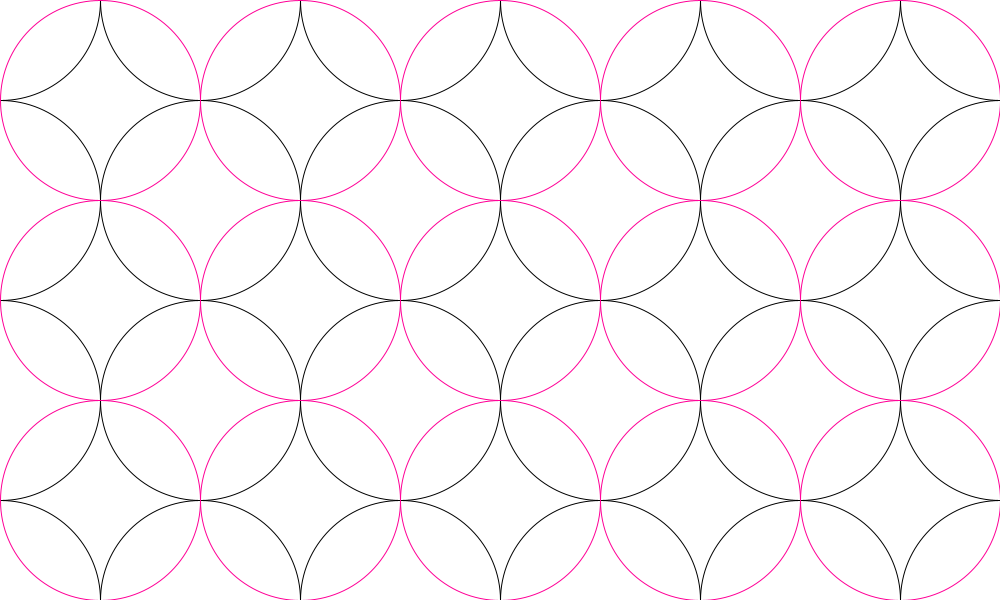
Frame 1 (no input)
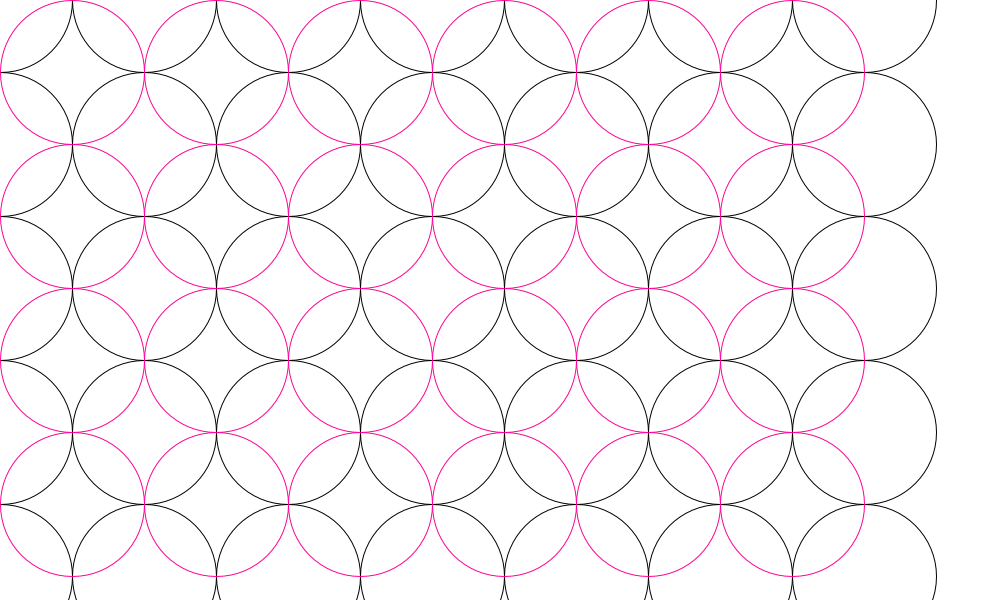
Frame 60 (the mouse pressed at the canvas centre just before this capture)
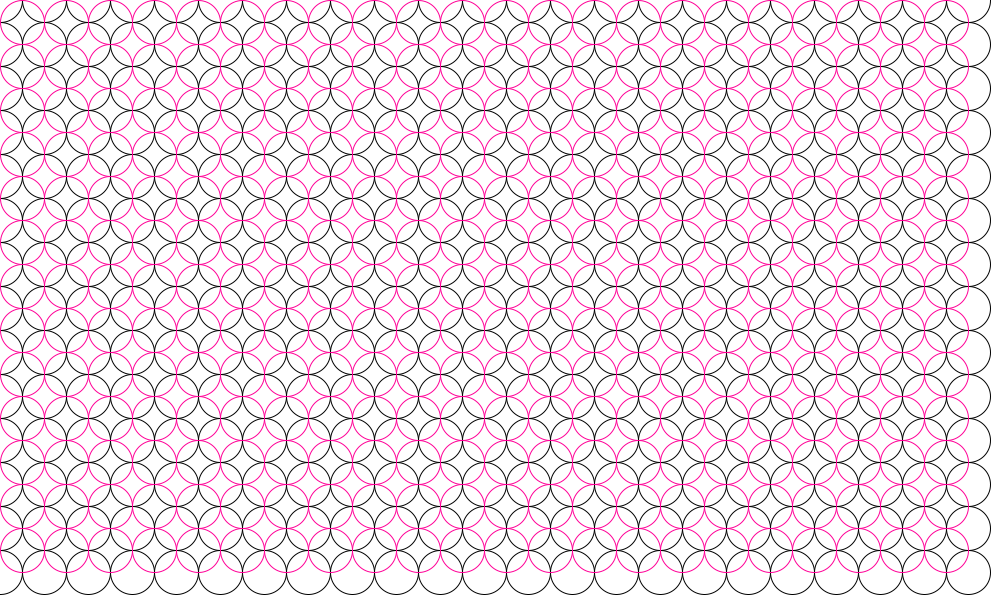
Frame 120 (the mouse held since frame 60 and released just before this capture)

The Processing sketch that drew these frames (run headless with seeded random() and noise(); from frame 60 on, the mouse is pressed at the canvas centre):

// Processing sketch: grid_search_overlapping_circles
// ── grid_search_overlapping_circles.pde
int width_x = 1000;
int height_y = 600;
int gridSize = 0;
int minGridSize = 20;
int maxGridSize = 200;
int delta = 20;
int minDelta = 10;
int maxDelta = 10;
boolean growing = true;
float stepSize = 0.02;
float step = 0.0;

//int groupA_columns = 0;
//int groupA_rows = 0;
//int groupB_columns = 0;
//int groupB_rows = 0;
//int iterations = 0;

void setup() {
  size(1000, 600); 
  background(255);
  //fill(50,50,50);
  //stroke(0);
  noFill();
  frameRate(100);
}

void draw()   {
  
  float value = cos(step) + 1;
  gridSize = (int) map(value, 0.0, 2.0, (float) minGridSize, (float) maxGridSize);
  
  //float adjustedSize = map(gridSize, minGridSize, maxGridSize, -PI/2, PI/2);
  //delta = (int) ((float) delta * adjustedSize);
  
  //if (growing == true)  {  
  //  if (gridSize <= maxGridSize)  {
  //    gridSize = gridSize + delta;
  //  } 
  //  else {
  //    growing = false; 
  //  } 
  //}
    
  //else {  // growing == false, means they are shrinking
  //  if (gridSize > delta)  {
  //    gridSize = gridSize - delta;
  //  } 
  //  else {
  //    growing = true;
  //  }
  //}
  
  makeCircles(gridSize);
  step = step + stepSize;
}

void makeCircles(int gridSize)  {
  background(255);
  
  int groupA_columns = (width_x / gridSize) + 1;
  int groupA_rows = (height_y / gridSize) + 1;
  int groupB_columns = (width_x / gridSize);
  int groupB_rows = (height_y / gridSize);
  int iterations = (groupA_columns * groupA_rows) + (groupB_columns * groupB_rows);
  
  println(groupA_columns);
  println(groupA_rows);
  println(groupB_columns);
  println(groupB_rows);
  println(iterations);
  
  stroke(0);  
  for (int i = 0; i < groupA_rows; i++)  {
    for (int j = 0; j < groupA_columns; j++)  {
      int center_x = j*gridSize;
      int center_y = i*gridSize;
      ellipse(center_x,center_y,gridSize,gridSize);
    }
  }  
  
  stroke(255,0,150);
  for (int i = 0; i < groupB_rows; i++)  {
   for (int j = 0; j < groupB_columns; j++)  {
     int center_x = (j*gridSize) + gridSize/2;
     int center_y = (i*gridSize) + gridSize/2;
     ellipse(center_x,center_y,gridSize,gridSize);
   }
 }
}

void keyPressed() {
  noLoop();
}

void keyReleased() {
  loop();
}
